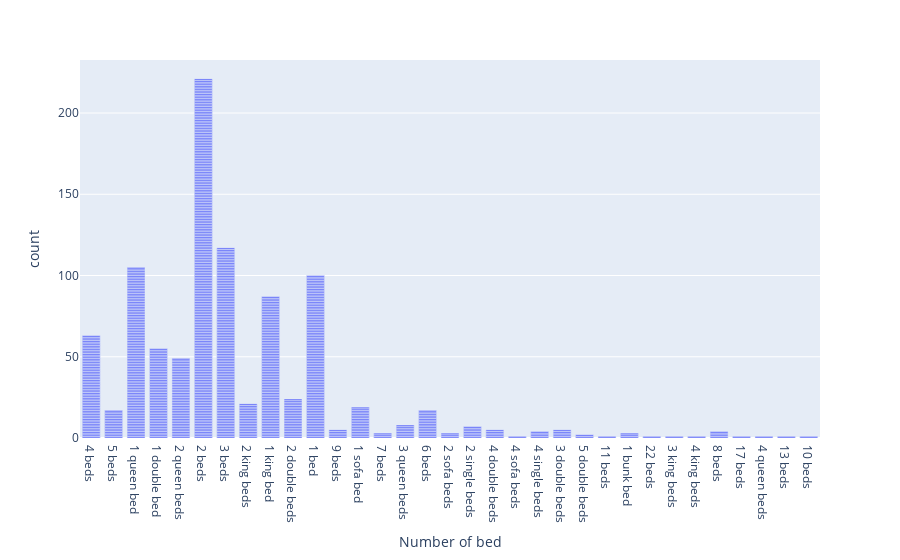

This figure's notebook cell:
### Code cell
import plotly.express as px
fig = px.bar(df, x='Number of bed')
fig.show()

### Figure 1 — Plotly figure (JSON) as saved in the notebook; plotly's stock layout.template omitted (floating-point values rounded to 4 significant figures; data arrays with more than 128 entries replaced by an {"elided": "..."} marker saying what was removed)
{"data": [{"alignmentgroup": "True", "hovertemplate": "Number of bed=%{x}<br>count=%{y}<extra></extra>", "legendgroup": "", "marker": {"color": "#636efa", "pattern": {"shape": ""}}, "name": "", "offsetgroup": "", "orientation": "v", "showlegend": false, "textposition": "auto", "type": "bar", "x": {"elided": "953 str values"}, "xaxis": "x", "y": {"elided": "953 int values"}, "yaxis": "y"}], "layout": {"barmode": "relative", "legend": {"tracegroupgap": 0}, "margin": {"t": 60}, "xaxis": {"anchor": "y", "domain": [0, 1], "title": {"text": "Number of bed"}}, "yaxis": {"anchor": "x", "domain": [0, 1], "title": {"text": "count"}}}}
